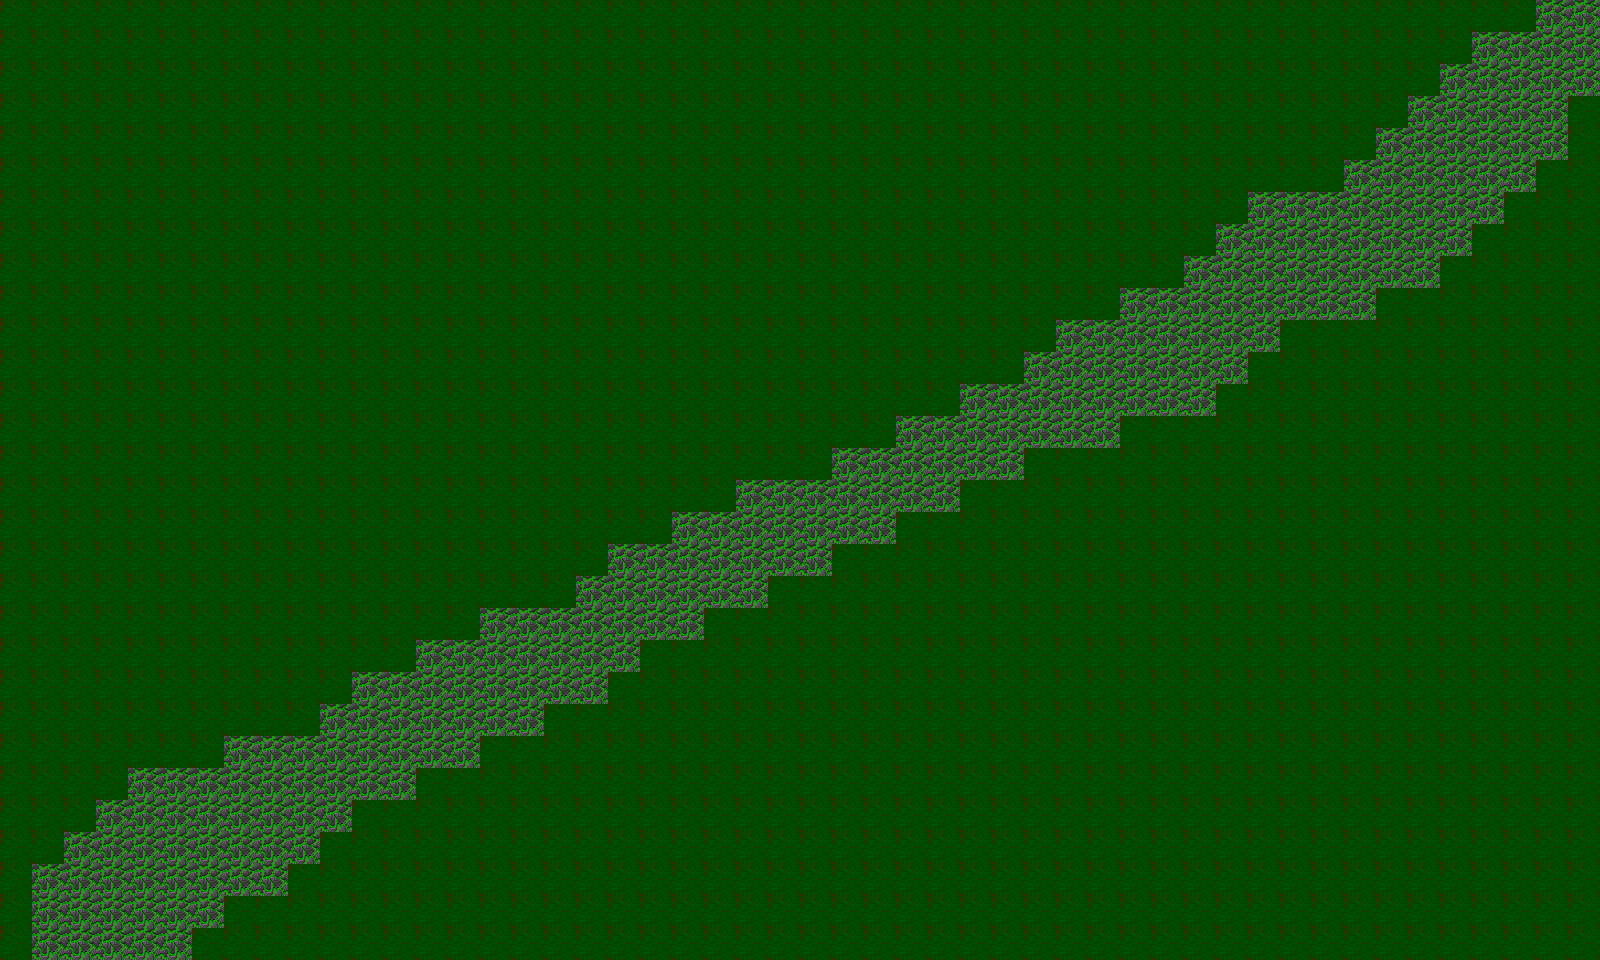

This is a level from a 2D game, rendered from its Tiled map with the project's own tilesets. A one-line summary and the complete map file follow:
An orthogonal 50x30 tile map with 32x32 px tiles, 1 tile layer (Слой тайлов 1).

<map version="1.0" tiledversion="1.0.2" orientation="orthogonal" renderorder="right-down" width="50" height="30" tilewidth="32" tileheight="32" nextobjectid="1">
 <tileset firstgid="1" name="tilesSet" tilewidth="32" tileheight="32" tilecount="483" columns="23">
  <image source="33cu7fc.png" width="736" height="672" />
 </tileset>
 <layer name="Слой тайлов 1" width="50" height="30">
  <data encoding="csv">
239,239,239,239,239,239,239,239,239,239,239,239,239,239,239,239,239,239,239,239,239,239,239,239,239,239,239,239,239,239,239,239,239,239,239,239,239,239,239,239,239,239,239,239,239,239,239,239,96,96,
239,239,239,239,239,239,239,239,239,239,239,239,239,239,239,239,239,239,239,239,239,239,239,239,239,239,239,239,239,239,239,239,239,239,239,239,239,239,239,239,239,239,239,239,239,239,96,96,96,96,
239,239,239,239,239,239,239,239,239,239,239,239,239,239,239,239,239,239,239,239,239,239,239,239,239,239,239,239,239,239,239,239,239,239,239,239,239,239,239,239,239,239,239,239,239,96,96,96,96,96,
239,239,239,239,239,239,239,239,239,239,239,239,239,239,239,239,239,239,239,239,239,239,239,239,239,239,239,239,239,239,239,239,239,239,239,239,239,239,239,239,239,239,239,239,96,96,96,96,96,239,
239,239,239,239,239,239,239,239,239,239,239,239,239,239,239,239,239,239,239,239,239,239,239,239,239,239,239,239,239,239,239,239,239,239,239,239,239,239,239,239,239,239,239,96,96,96,96,96,96,239,
239,239,239,239,239,239,239,239,239,239,239,239,239,239,239,239,239,239,239,239,239,239,239,239,239,239,239,239,239,239,239,239,239,239,239,239,239,239,239,239,239,239,96,96,96,96,96,96,239,239,
239,239,239,239,239,239,239,239,239,239,239,239,239,239,239,239,239,239,239,239,239,239,239,239,239,239,239,239,239,239,239,239,239,239,239,239,239,239,239,96,96,96,96,96,96,96,96,239,239,239,
239,239,239,239,239,239,239,239,239,239,239,239,239,239,239,239,239,239,239,239,239,239,239,239,239,239,239,239,239,239,239,239,239,239,239,239,239,239,96,96,96,96,96,96,96,96,239,239,239,239,
239,239,239,239,239,239,239,239,239,239,239,239,239,239,239,239,239,239,239,239,239,239,239,239,239,239,239,239,239,239,239,239,239,239,239,239,239,96,96,96,96,96,96,96,96,239,239,239,239,239,
239,239,239,239,239,239,239,239,239,239,239,239,239,239,239,239,239,239,239,239,239,239,239,239,239,239,239,239,239,239,239,239,239,239,239,96,96,96,96,96,96,96,96,239,239,239,239,239,239,239,
239,239,239,239,239,239,239,239,239,239,239,239,239,239,239,239,239,239,239,239,239,239,239,239,239,239,239,239,239,239,239,239,239,96,96,96,96,96,96,96,239,239,239,239,239,239,239,239,239,239,
239,239,239,239,239,239,239,239,239,239,239,239,239,239,239,239,239,239,239,239,239,239,239,239,239,239,239,239,239,239,239,239,96,96,96,96,96,96,96,239,239,239,239,239,239,239,239,239,239,239,
239,239,239,239,239,239,239,239,239,239,239,239,239,239,239,239,239,239,239,239,239,239,239,239,239,239,239,239,239,239,96,96,96,96,96,96,96,96,239,239,239,239,239,239,239,239,239,239,239,239,
239,239,239,239,239,239,239,239,239,239,239,239,239,239,239,239,239,239,239,239,239,239,239,239,239,239,239,239,96,96,96,96,96,96,96,239,239,239,239,239,239,239,239,239,239,239,239,239,239,239,
239,239,239,239,239,239,239,239,239,239,239,239,239,239,239,239,239,239,239,239,239,239,239,239,239,239,96,96,96,96,96,96,239,239,239,239,239,239,239,239,239,239,239,239,239,239,239,239,239,239,
239,239,239,239,239,239,239,239,239,239,239,239,239,239,239,239,239,239,239,239,239,239,239,96,96,96,96,96,96,96,239,239,239,239,239,239,239,239,239,239,239,239,239,239,239,239,239,239,239,239,
239,239,239,239,239,239,239,239,239,239,239,239,239,239,239,239,239,239,239,239,239,96,96,96,96,96,96,96,239,239,239,239,239,239,239,239,239,239,239,239,239,239,239,239,239,239,239,239,239,239,
239,239,239,239,239,239,239,239,239,239,239,239,239,239,239,239,239,239,239,96,96,96,96,96,96,96,239,239,239,239,239,239,239,239,239,239,239,239,239,239,239,239,239,239,239,239,239,239,239,239,
239,239,239,239,239,239,239,239,239,239,239,239,239,239,239,239,239,239,96,96,96,96,96,96,239,239,239,239,239,239,239,239,239,239,239,239,239,239,239,239,239,239,239,239,239,239,239,239,239,239,
239,239,239,239,239,239,239,239,239,239,239,239,239,239,239,96,96,96,96,96,96,96,239,239,239,239,239,239,239,239,239,239,239,239,239,239,239,239,239,239,239,239,239,239,239,239,239,239,239,239,
239,239,239,239,239,239,239,239,239,239,239,239,239,96,96,96,96,96,96,96,239,239,239,239,239,239,239,239,239,239,239,239,239,239,239,239,239,239,239,239,239,239,239,239,239,239,239,239,239,239,
239,239,239,239,239,239,239,239,239,239,239,96,96,96,96,96,96,96,96,239,239,239,239,239,239,239,239,239,239,239,239,239,239,239,239,239,239,239,239,239,239,239,239,239,239,239,239,239,239,239,
239,239,239,239,239,239,239,239,239,239,96,96,96,96,96,96,96,239,239,239,239,239,239,239,239,239,239,239,239,239,239,239,239,239,239,239,239,239,239,239,239,239,239,239,239,239,239,239,239,239,
239,239,239,239,239,239,239,96,96,96,96,96,96,96,96,239,239,239,239,239,239,239,239,239,239,239,239,239,239,239,239,239,239,239,239,239,239,239,239,239,239,239,239,239,239,239,239,239,239,239,
239,239,239,239,96,96,96,96,96,96,96,96,96,239,239,239,239,239,239,239,239,239,239,239,239,239,239,239,239,239,239,239,239,239,239,239,239,239,239,239,239,239,239,239,239,239,239,239,239,239,
239,239,239,96,96,96,96,96,96,96,96,239,239,239,239,239,239,239,239,239,239,239,239,239,239,239,239,239,239,239,239,239,239,239,239,239,239,239,239,239,239,239,239,239,239,239,239,239,239,239,
239,239,96,96,96,96,96,96,96,96,239,239,239,239,239,239,239,239,239,239,239,239,239,239,239,239,239,239,239,239,239,239,239,239,239,239,239,239,239,239,239,239,239,239,239,239,239,239,239,239,
239,96,96,96,96,96,96,96,96,239,239,239,239,239,239,239,239,239,239,239,239,239,239,239,239,239,239,239,239,239,239,239,239,239,239,239,239,239,239,239,239,239,239,239,239,239,239,239,239,239,
239,96,96,96,96,96,96,239,239,239,239,239,239,239,239,239,239,239,239,239,239,239,239,239,239,239,239,239,239,239,239,239,239,239,239,239,239,239,239,239,239,239,239,239,239,239,239,239,239,239,
239,96,96,96,96,96,239,239,239,239,239,239,239,239,239,239,239,239,239,239,239,239,239,239,239,239,239,239,239,239,239,239,239,239,239,239,239,239,239,239,239,239,239,239,239,239,239,239,239,239
</data>
 </layer>
</map>
